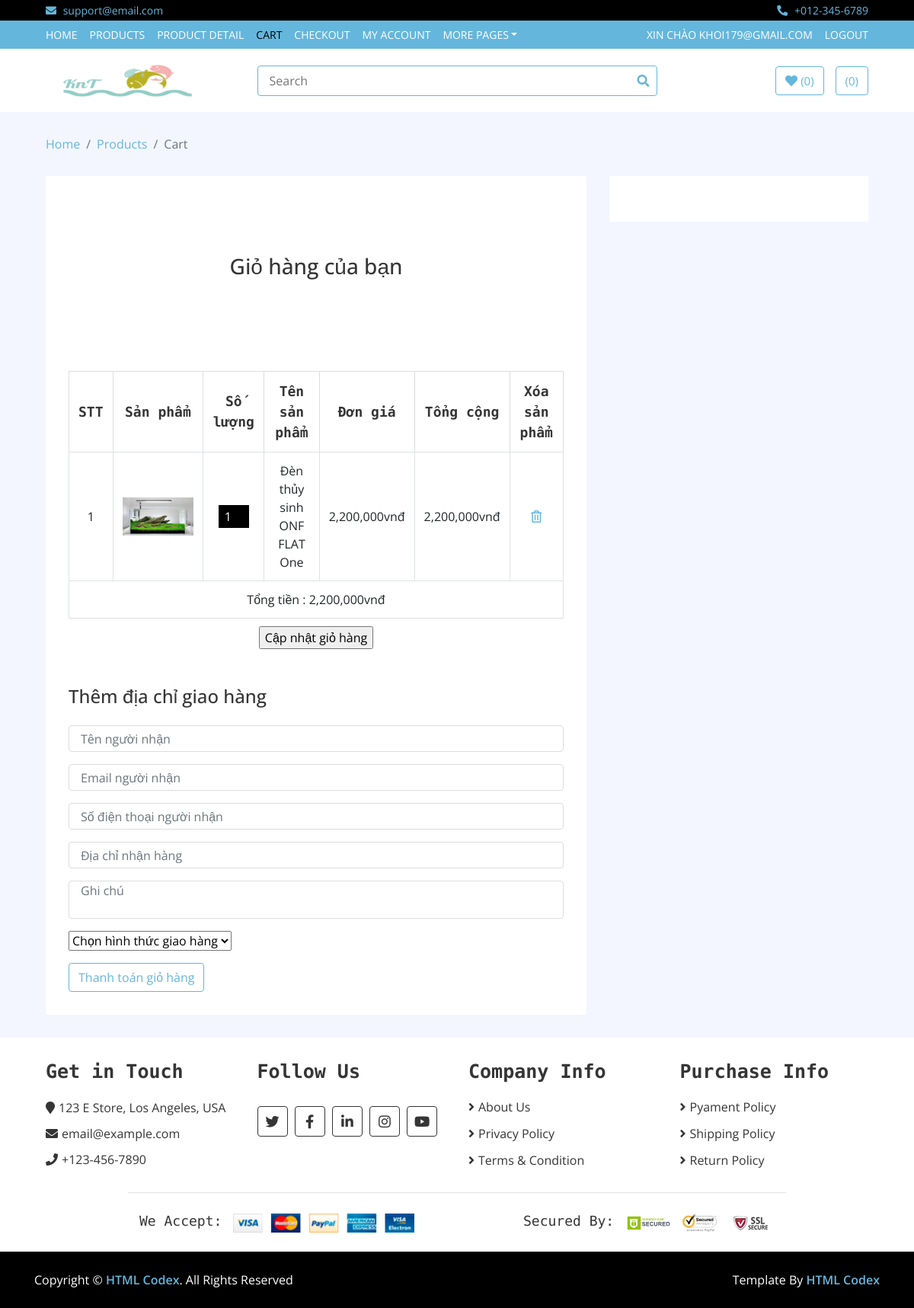
Page /cart.php (signed in) on the committed database.
### tables this page shows
CREATE TABLE IF NOT EXISTS `tbl_giohang` (
  `giohang_id` int(11) NOT NULL AUTO_INCREMENT,
  `tensanpham` varchar(100) NOT NULL,
  `sanpham_id` char(10) NOT NULL,
  `giasanpham` varchar(100) NOT NULL,
  `hinhanh` varchar(50) NOT NULL,
  `soluong` int(11) NOT NULL,
  PRIMARY KEY (`giohang_id`)
);

### classes/Db.class.php (called while the page is built, shortened)
<?php
class Db{
		private $pdo= null;
		public function __construct()
		{
			$driver="mysql:host=". HOST."; dbname=". DB_NAME;
			try
			{
				$this->pdo = new PDO($driver, DB_USER, DB_PASS);
				$this->pdo->query("set names 'utf8' ");
			}
			catch(PDOException $e)
			{
				echo "Err:". $e->getMessage();	exit();
			}
		}
		private function query($sql, $arr = array(), $mode = PDO::FETCH_ASSOC)
		{
			$stm = $this->pdo->prepare($sql);
			if (!$stm->execute( $arr))
				{
				echo "Sql lỗi.";
				echo $this->sql_debug($sql,$arr);
				}
			return $stm->fetchAll($mode);
		}
		public function exeQuery($sql,  $arr = array(), $mode = PDO::FETCH_ASSOC)
		{
			return $this->query($sql, $arr, $mode);
		}
	}
?>

### giohang.php (the view, shortened to what this page needs)
<div class="privacy py-sm-5 py-4">
	<div class="container py-xl-4 py-lg-2">
		<h3 class="tittle-w3l text-center mb-lg-5 mb-sm-4 mb-3">
			Giỏ hàng của bạn
		</h3>
		<div class="checkout-right">
		<?php
		$sql_lay_giohang = $db->exeQuery("SELECT * FROM tbl_giohang ORDER BY giohang_id DESC");
		?>
			<div class="table-responsive">
				<form action="" method="POST">
				<table class="table table-bordered">
         <thead class="thead-dark">
         <tr>
           <th>STT</th>
           <th>Sản phẩm</th>
           <th>Số lượng</th>
           <th>Tên sản phẩm</th>
           <th>Đơn giá</th>
           <th>Tổng cộng</th>
           <th>Xóa sản phẩm</th>
         </tr>
         </thead>
         <tbody class="align-middle">
					<?php
					$i = 0;
					$total = 0;
					foreach($sql_lay_giohang as $row_fetch_giohang){
						$subtotal = $row_fetch_giohang['soluong'] * $row_fetch_giohang['giasanpham'];
						$total+=$subtotal;
						$i++;
					?>
           <tr >
							<td class="invert"><?php echo $i ?></td>
							<td class="invert-image">
								<a href="single.html">
									<img src="img/sp/<?php echo $row_fetch_giohang['hinhanh'] ?>" alt=" " height="50" class="img-responsive">
								</a>
							</td>
							<td class="invert">
								<input type="number" min="1" name="soluong[]" value="<?php echo $row_fetch_giohang['soluong'] ?>">
							</td>
							<td class="invert"><?php echo $row_fetch_giohang['tensanpham'] ?></td>
							<td class="invert"><?php echo number_format($row_fetch_giohang['giasanpham']).'vnđ' ?></td>
							<td class="invert"><?php echo number_format($subtotal).'vnđ' ?></td>
							<td class="invert">
								<a href="?quanly=giohang&xoa=<?php echo $row_fetch_giohang['giohang_id'] ?>"><i class='far fa-trash-alt'></i></a>
							</td>
						</tr>
						<?php
						}
						?>
             <tr>
							<td colspan="7">Tổng tiền : <?php echo number_format($total).'vnđ' ?></td>
						</tr>
					</tbody>
				</table>
         						<input type="submit"  value="Cập nhật giỏ hàng" name="capnhatsoluong"  class="capnhat">
							<?php
							$sql_giohang_select = $db->exeQuery("SELECT * FROM tbl_giohang");
							if(isset($_SESSION['email']) && $sql_giohang_select!=null){
							?>
							<div class="checkout-left">
			<div class="address_form_agile mt-sm-5 mt-4">
				<h4 class="mb-sm-4 mb-3">Thêm địa chỉ giao hàng</h4>
				<form action="" method="post" class="creditly-card-form agileinfo_form">
					<div class="creditly-wrapper wthree, w3_agileits_wrapper">
						<div class="information-wrapper">
							<div class="first-row">
								<div class="controls form-group">
									<input class="billing-address-name form-control" type="text" name="name" placeholder="Tên người nhận" required="">
								</div>
								<div class="w3_agileits_card_number_grids">
								<div class="w3_agileits_card_number_grid_left form-group">
										<div class="controls">
											<input type="text" class="form-control" placeholder="Email người nhận" name="email" required="">
										</div>
									</div>
									<div class="w3_agileits_card_number_grid_left form-group">
										<div class="controls">
											<input type="text" class="form-control" placeholder="Số điện thoại người nhận" name="phone" required="">
										</div>
									</div>
									<div class="w3_agileits_card_number_grid_right form-group">
										<div class="controls">
											<input type="text" class="form-control" placeholder="Địa chỉ nhận hàng" name="address" required="">
										</div>
									</div>
								</div>
								<div class="controls form-group">
									<textarea style="resize: none;" class="form-control" placeholder="Ghi chú" name="note" required=""></textarea>
								</div>
								<div class="controls form-group">
									<select class="option-w3ls" name="giaohang">
										<option>Chọn hình thức giao hàng</option>
									</select>
								</div>
							</div>
							<input type="submit" class="btn btn-primary" value="Thanh toán giỏ hàng" name="thanhtoandangnhap">
							<?php
							}
							?>
				</form>
			</div>
		</div>
	</div>
</div>

### css/style.css (style rules this page uses)
body { color: #353535; font-family: 'Open Sans', sans-serif; font-weight: 400; background: #f3f6ff; }
a { color: #65b6dc; }
.form-control, .custom-select { width: 100%; height: 35px; padding: 0 15px; color: #999999; border: 1px solid #dddddd; margin-bottom: 15px }
.btn { color: #65b6dc; background: #ffffff; border: 1px solid #65b6dc; }
.cart-page .table { width: 100%; text-align: center; margin-bottom: 0; }
.cart-page .table .thead-dark th { font-family: 'Source Code Pro', monospace; font-size: 18px; font-weight: 700; color: #353535; text-align: center; background: transparent; border-color: #dddddd; border-bottom: none; vertical-align: middle; }
.cart-page .table td { font-size: 16px; vertical-align: middle; }
.cart-page .table input { width: 40px; height: 30px; font-size: 16px; color: #ffffff; text-align: center; background: #000000; border: none; }

### giohang.php (style rules this page uses)
.capnhat { display: block; margin-right: auto; margin-left: auto; margin-top: 10px; }

### rows in the picture
tbl_giohang: hinhanh (picture), soluong "1", tensanpham "Đèn thủy sinh ONF FLAT One", giasanpham "2,200,000", subtotal "2,200,000"

### other values in the picture
$_SESSION['email'] "KHOI179@GMAIL.COM"
$total "2,200,000"
